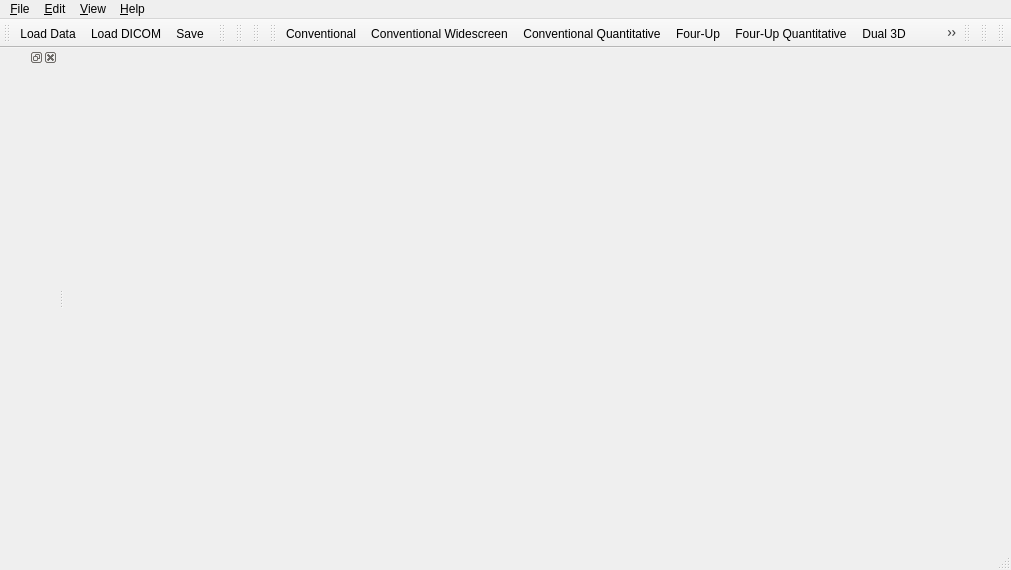
<?xml version="1.0" encoding="UTF-8"?>
<ui version="4.0">
 <class>qSlicerAppMainWindow</class>
 <widget class="QMainWindow" name="qSlicerAppMainWindow">
  <property name="geometry">
   <rect>
    <x>0</x>
    <y>0</y>
    <width>1011</width>
    <height>570</height>
   </rect>
  </property>
  <property name="windowTitle">
   <string>3D Slicer</string>
  </property>
  <property name="windowIcon">
   <iconset resource="../SlicerApp.qrc">
    <normaloff>:/Icons/Medium/DesktopIcon.png</normaloff>:/Icons/Medium/DesktopIcon.png</iconset>
  </property>
  <widget class="QWidget" name="CentralWidget"/>
  <widget class="QMenuBar" name="menubar">
   <property name="geometry">
    <rect>
     <x>0</x>
     <y>0</y>
     <width>1011</width>
     <height>27</height>
    </rect>
   </property>
   <widget class="QMenu" name="menuFile">
    <property name="title">
     <string>&amp;File</string>
    </property>
    <widget class="QMenu" name="menuRecentlyLoaded">
     <property name="title">
      <string>Recently Loaded</string>
     </property>
    </widget>
    <addaction name="actionFileAddData"/>
    <addaction name="actionFileSaveScene"/>
    <addaction name="menuRecentlyLoaded"/>
    <addaction name="actionFileCloseScene"/>
    <addaction name="separator"/>
    <addaction name="actionFileExit"/>
   </widget>
   <widget class="QMenu" name="menuEdit">
    <property name="title">
     <string>&amp;Edit</string>
    </property>
    <addaction name="actionEditApplicationSettings"/>
    <addaction name="actionCut"/>
    <addaction name="actionCopy"/>
    <addaction name="actionPaste"/>
    <addaction name="separator"/>
    <addaction name="actionEditRecordMacro"/>
    <addaction name="actionEditPlayMacro"/>
   </widget>
   <widget class="QMenu" name="menuView">
    <property name="title">
     <string>&amp;View</string>
    </property>
    <widget class="QMenu" name="MenuLayout">
     <property name="title">
      <string>Layout</string>
     </property>
     <property name="icon">
      <iconset resource="../../../../Libs/MRML/Widgets/Resources/qMRMLWidgets.qrc">
       <normaloff>:/Icons/LayoutChooseView.png</normaloff>:/Icons/LayoutChooseView.png</iconset>
     </property>
     <addaction name="actionViewLayoutConventional"/>
     <addaction name="actionViewLayoutConventionalWidescreen"/>
     <addaction name="actionViewLayoutConventionalQuantitative"/>
     <addaction name="actionViewLayoutFourUp"/>
     <addaction name="actionViewLayoutFourUpQuantitative"/>
     <addaction name="actionViewLayoutDual3D"/>
     <addaction name="actionViewLayoutTriple3D"/>
     <addaction name="actionViewLayoutOneUp3D"/>
     <addaction name="actionViewLayoutOneUpQuantitative"/>
     <addaction name="actionViewLayoutOneUpRedSlice"/>
     <addaction name="actionViewLayoutOneUpYellowSlice"/>
     <addaction name="actionViewLayoutOneUpGreenSlice"/>
     <addaction name="actionViewLayoutTabbed3D"/>
     <addaction name="actionViewLayoutTabbedSlice"/>
     <addaction name="actionViewLayoutCompare"/>
     <addaction name="actionViewLayoutCompareWidescreen"/>
     <addaction name="actionViewLayoutCompareGrid"/>
     <addaction name="actionViewLayoutThreeOverThree"/>
     <addaction name="actionViewLayoutThreeOverThreeQuantitative"/>
     <addaction name="actionViewLayoutFourOverFour"/>
     <addaction name="actionViewLayoutTwoOverTwo"/>
    </widget>
    <widget class="QMenu" name="menuWindowToolBars">
     <property name="title">
      <string>&amp;Toolbars</string>
     </property>
     <addaction name="actionWindowToolbarsResetToDefault"/>
    </widget>
    <addaction name="actionWindowPythonInteractor"/>
    <addaction name="actionViewExtensionsManager"/>
    <addaction name="separator"/>
    <addaction name="menuWindowToolBars"/>
    <addaction name="MenuLayout"/>
    <addaction name="separator"/>
    <addaction name="actionWindowErrorLog"/>
    <addaction name="separator"/>
   </widget>
   <widget class="QMenu" name="menuHelp">
    <property name="title">
     <string>&amp;Help</string>
    </property>
    <addaction name="actionHelpKeyboardShortcuts"/>
    <addaction name="actionHelpInterfaceDocumentation"/>
    <addaction name="actionHelpBrowseTutorials"/>
    <addaction name="separator"/>
    <addaction name="actionHelpSlicerPublications"/>
    <addaction name="actionHelpVisualBlog"/>
    <addaction name="separator"/>
    <addaction name="actionHelpReportBugOrFeatureRequest"/>
    <addaction name="actionHelpAboutSlicerApp"/>
   </widget>
   <addaction name="menuFile"/>
   <addaction name="menuEdit"/>
   <addaction name="menuView"/>
   <addaction name="menuHelp"/>
  </widget>
  <widget class="QStatusBar" name="statusbar"/>
  <widget class="QDockWidget" name="PanelDockWidget">
   <property name="features">
    <set>QDockWidget::AllDockWidgetFeatures</set>
   </property>
   <property name="allowedAreas">
    <set>Qt::LeftDockWidgetArea|Qt::RightDockWidgetArea</set>
   </property>
   <attribute name="dockWidgetArea">
    <number>1</number>
   </attribute>
   <widget class="QWidget" name="dockWidgetContents">
    <property name="sizePolicy">
     <sizepolicy hsizetype="Minimum" vsizetype="Preferred">
      <horstretch>0</horstretch>
      <verstretch>0</verstretch>
     </sizepolicy>
    </property>
    <layout class="QVBoxLayout" name="verticalLayout">
     <property name="spacing">
      <number>2</number>
     </property>
     <property name="leftMargin">
      <number>0</number>
     </property>
     <property name="topMargin">
      <number>2</number>
     </property>
     <property name="rightMargin">
      <number>0</number>
     </property>
     <property name="bottomMargin">
      <number>0</number>
     </property>
     <item>
      <widget class="QLabel" name="logoLabel">
       <property name="pixmap">
        <pixmap resource="../../../../Resources/qSlicer.qrc">:/Logos/Slicer3.png</pixmap>
       </property>
       <property name="alignment">
        <set>Qt::AlignLeading|Qt::AlignLeft|Qt::AlignTop</set>
       </property>
      </widget>
     </item>
     <item>
      <widget class="qSlicerModulePanel" name="ModulePanel" native="true"/>
     </item>
     <item>
      <widget class="ctkCollapsibleButton" name="DataProbeCollapsibleWidget" native="true">
       <property name="sizePolicy">
        <sizepolicy hsizetype="Preferred" vsizetype="Preferred">
         <horstretch>0</horstretch>
         <verstretch>0</verstretch>
        </sizepolicy>
       </property>
       <property name="text" stdset="0">
        <string>Data Probe</string>
       </property>
       <layout class="QHBoxLayout" name="horizontalLayout"/>
      </widget>
     </item>
    </layout>
   </widget>
  </widget>
  <widget class="QToolBar" name="MainToolBar">
   <property name="windowTitle">
    <string>Load/Save</string>
   </property>
   <attribute name="toolBarArea">
    <enum>TopToolBarArea</enum>
   </attribute>
   <attribute name="toolBarBreak">
    <bool>false</bool>
   </attribute>
   <addaction name="actionFileLoadData"/>
   <addaction name="actionLoadDICOM"/>
   <addaction name="actionFileSaveScene"/>
  </widget>
  <widget class="QToolBar" name="ModuleToolBar">
   <property name="windowTitle">
    <string>Favorite Modules</string>
   </property>
   <attribute name="toolBarArea">
    <enum>TopToolBarArea</enum>
   </attribute>
   <attribute name="toolBarBreak">
    <bool>false</bool>
   </attribute>
  </widget>
  <widget class="QToolBar" name="UndoRedoToolBar">
   <property name="windowTitle">
    <string>Undo Redo ToolBar</string>
   </property>
   <attribute name="toolBarArea">
    <enum>TopToolBarArea</enum>
   </attribute>
   <attribute name="toolBarBreak">
    <bool>false</bool>
   </attribute>
  </widget>
  <widget class="QToolBar" name="ViewToolBar">
   <property name="windowTitle">
    <string>Layout Selection</string>
   </property>
   <attribute name="toolBarArea">
    <enum>TopToolBarArea</enum>
   </attribute>
   <attribute name="toolBarBreak">
    <bool>false</bool>
   </attribute>
  </widget>
  <widget class="QToolBar" name="LayoutToolBar">
   <property name="windowTitle">
    <string>Layout ToolBar</string>
   </property>
   <attribute name="toolBarArea">
    <enum>TopToolBarArea</enum>
   </attribute>
   <attribute name="toolBarBreak">
    <bool>false</bool>
   </attribute>
   <addaction name="actionViewLayoutConventional"/>
   <addaction name="actionViewLayoutConventionalWidescreen"/>
   <addaction name="actionViewLayoutConventionalQuantitative"/>
   <addaction name="actionViewLayoutFourUp"/>
   <addaction name="actionViewLayoutFourUpQuantitative"/>
   <addaction name="actionViewLayoutDual3D"/>
   <addaction name="actionViewLayoutTriple3D"/>
   <addaction name="actionViewLayoutOneUp3D"/>
   <addaction name="actionViewLayoutOneUpQuantitative"/>
   <addaction name="actionViewLayoutOneUpRedSlice"/>
   <addaction name="actionViewLayoutOneUpYellowSlice"/>
   <addaction name="actionViewLayoutOneUpGreenSlice"/>
   <addaction name="actionViewLayoutTabbed3D"/>
   <addaction name="actionViewLayoutTabbedSlice"/>
   <addaction name="actionViewLayoutCompare"/>
   <addaction name="actionViewLayoutCompareWidescreen"/>
   <addaction name="actionViewLayoutCompareGrid"/>
   <addaction name="actionViewLayoutThreeOverThree"/>
   <addaction name="actionViewLayoutThreeOverThreeQuantitative"/>
   <addaction name="actionViewLayoutFourOverFour"/>
  </widget>
  <widget class="qSlicerMouseModeToolBar" name="MouseModeToolBar">
   <property name="enabled">
    <bool>false</bool>
   </property>
   <property name="windowTitle">
    <string>Mouse Interaction</string>
   </property>
   <attribute name="toolBarArea">
    <enum>TopToolBarArea</enum>
   </attribute>
   <attribute name="toolBarBreak">
    <bool>false</bool>
   </attribute>
  </widget>
  <widget class="qMRMLCaptureToolBar" name="CaptureToolBar">
   <property name="enabled">
    <bool>false</bool>
   </property>
   <property name="windowTitle">
    <string>Capture/Restore</string>
   </property>
   <attribute name="toolBarArea">
    <enum>TopToolBarArea</enum>
   </attribute>
   <attribute name="toolBarBreak">
    <bool>false</bool>
   </attribute>
  </widget>
  <widget class="qSlicerViewersToolBar" name="ViewersToolBar">
   <property name="windowTitle">
    <string>Crosshair Selection</string>
   </property>
   <attribute name="toolBarArea">
    <enum>TopToolBarArea</enum>
   </attribute>
   <attribute name="toolBarBreak">
    <bool>false</bool>
   </attribute>
  </widget>
  <action name="actionFileLoadScene">
   <property name="icon">
    <iconset resource="../../../../Base/QTGUI/Resources/qSlicerBaseQTGUI.qrc">
     <normaloff>:/Icons/Small/SlicerLoadScene.png</normaloff>:/Icons/Small/SlicerLoadScene.png</iconset>
   </property>
   <property name="text">
    <string>Load Scene</string>
   </property>
   <property name="toolTip">
    <string>Raise a file browser to select a scene (mrml, xcat or xml) to load. It first clears any existing scene in Slicer and resets the application state.</string>
   </property>
   <property name="shortcut">
    <string>Ctrl+O</string>
   </property>
  </action>
  <action name="actionFileLoadData">
   <property name="icon">
    <iconset resource="../../../../Base/QTGUI/Resources/qSlicerBaseQTGUI.qrc">
     <normaloff>:/Icons/Small/SlicerLoadData.png</normaloff>:/Icons/Small/SlicerLoadData.png</iconset>
   </property>
   <property name="text">
    <string>Load Data</string>
   </property>
   <property name="toolTip">
    <string>Raise an &quot;Add Data&quot; widget that allows you to select individual datasets to add to the existing scene. This load option is most useful when you want to load many different data types at once (volumes, models, etc.) which may not yet be described by a scene file.</string>
   </property>
   <property name="shortcut">
    <string>Ctrl+O</string>
   </property>
  </action>
  <action name="actionLoadDICOM">
   <property name="icon">
    <iconset resource="../../../../Base/QTGUI/Resources/qSlicerBaseQTGUI.qrc">
     <normaloff>:/Icons/Small/SlicerLoadDICOM.png</normaloff>:/Icons/Small/SlicerLoadDICOM.png</iconset>
   </property>
   <property name="text">
    <string>Load DICOM</string>
   </property>
   <property name="toolTip">
    <string>Raise the DICOM module for loading DICOM datasets.</string>
   </property>
  </action>
  <action name="actionFileImportScene">
   <property name="icon">
    <iconset resource="../../../../Base/QTGUI/Resources/qSlicerBaseQTGUI.qrc">
     <normaloff>:/Icons/Medium/SlicerAddScene.png</normaloff>:/Icons/Medium/SlicerAddScene.png</iconset>
   </property>
   <property name="text">
    <string>Import Scene</string>
   </property>
   <property name="toolTip">
    <string>Raise a file browser to navigate and select a scene file to be added to the existing Slicer scene. The scene is not cleared.</string>
   </property>
  </action>
  <action name="actionFileAddData">
   <property name="icon">
    <iconset resource="../../../../Base/QTGUI/Resources/qSlicerBaseQTGUI.qrc">
     <normaloff>:/Icons/Small/SlicerLoadData.png</normaloff>:/Icons/Small/SlicerLoadData.png</iconset>
   </property>
   <property name="text">
    <string>Add Data</string>
   </property>
   <property name="toolTip">
    <string>Raise an &quot;Add Data&quot; widget that allows you to select individual datasets to add to the existing scene. This load option is most useful when you want to load many different data types at once (volumes, models, etc.) which may not yet be described by a scene file.</string>
   </property>
   <property name="shortcut">
    <string>Ctrl+A</string>
   </property>
  </action>
  <action name="actionFileAddVolume">
   <property name="icon">
    <iconset resource="../../../../Base/QTGUI/Resources/qSlicerBaseQTGUI.qrc">
     <normaloff>:/Icons/Medium/SlicerAddVolume.png</normaloff>:/Icons/Medium/SlicerAddVolume.png</iconset>
   </property>
   <property name="text">
    <string>Add Volume</string>
   </property>
   <property name="toolTip">
    <string>Raise an &quot;Add Volume&quot; widget that allows you to select a volumetric dataset to add to the existing scene. The &quot;Volume Options&quot; panel can be used to clarify how a selected dataset should be loaded and displayed.</string>
   </property>
  </action>
  <action name="actionFileAddTransform">
   <property name="icon">
    <iconset resource="../../../../Base/QTGUI/Resources/qSlicerBaseQTGUI.qrc">
     <normaloff>:/Icons/Medium/SlicerAddTransform.png</normaloff>:/Icons/Medium/SlicerAddTransform.png</iconset>
   </property>
   <property name="text">
    <string>Add Transform</string>
   </property>
   <property name="toolTip">
    <string>Raise a standard file browser that allows you to select a transform to the existing scene.</string>
   </property>
  </action>
  <action name="actionFileSaveScene">
   <property name="icon">
    <iconset resource="../../../../Base/QTGUI/Resources/qSlicerBaseQTGUI.qrc">
     <normaloff>:/Icons/Small/SlicerSave.png</normaloff>:/Icons/Small/SlicerSave.png</iconset>
   </property>
   <property name="text">
    <string>Save</string>
   </property>
   <property name="toolTip">
    <string>Display the &quot;Save Data&quot; widget, which offers many options for saving a scene and/or individual datasets.</string>
   </property>
   <property name="shortcut">
    <string>Ctrl+S</string>
   </property>
  </action>
  <action name="actionSDBSaveToDirectory">
   <property name="icon">
    <iconset resource="../../../../Base/QTGUI/Resources/qSlicerBaseQTGUI.qrc">
     <normaloff>:/Icons/Small/SlicerSave.png</normaloff>:/Icons/Small/SlicerSave.png</iconset>
   </property>
   <property name="text">
    <string>Save Scene To Directory</string>
   </property>
   <property name="toolTip">
    <string>UNDER CONSTRUCTION: Save the current scene to a stand alone directory.</string>
   </property>
  </action>
  <action name="actionSDBSaveToMRB">
   <property name="icon">
    <iconset resource="../../../../Base/QTGUI/Resources/qSlicerBaseQTGUI.qrc">
     <normaloff>:/Icons/Small/SlicerSave.png</normaloff>:/Icons/Small/SlicerSave.png</iconset>
   </property>
   <property name="text">
    <string>Save Scene to MRB File</string>
   </property>
   <property name="toolTip">
    <string>Create a Medical Reality Bundle containing the scene.</string>
   </property>
  </action>
  <action name="actionSDBSaveToDCM">
   <property name="enabled">
    <bool>false</bool>
   </property>
   <property name="icon">
    <iconset resource="../../../../Base/QTGUI/Resources/qSlicerBaseQTGUI.qrc">
     <normaloff>:/Icons/Small/SlicerSave.png</normaloff>:/Icons/Small/SlicerSave.png</iconset>
   </property>
   <property name="text">
    <string>Save Scene to DICOM MRB</string>
   </property>
   <property name="toolTip">
    <string>Encapsulate MRB file as a DICOM secondary capture</string>
   </property>
  </action>
  <action name="actionFileCloseScene">
   <property name="icon">
    <iconset resource="../../../../Base/QTGUI/Resources/qSlicerBaseQTGUI.qrc">
     <normaloff>:/Icons/Small/SlicerCloseScene.png</normaloff>:/Icons/Small/SlicerCloseScene.png</iconset>
   </property>
   <property name="text">
    <string>Close Scene</string>
   </property>
   <property name="toolTip">
    <string>Close the current scene and reset the application state. </string>
   </property>
   <property name="shortcut">
    <string>Ctrl+W</string>
   </property>
  </action>
  <action name="actionFileExit">
   <property name="text">
    <string>E&amp;xit</string>
   </property>
   <property name="toolTip">
    <string>Exit Slicer</string>
   </property>
  </action>
  <action name="actionEditUndo">
   <property name="icon">
    <iconset resource="../../../../Base/QTGUI/Resources/qSlicerBaseQTGUI.qrc">
     <normaloff>:/Icons/Undo.png</normaloff>:/Icons/Undo.png</iconset>
   </property>
   <property name="text">
    <string>Undo</string>
   </property>
   <property name="toolTip">
    <string>Undo the history of undoable commands, from last to first.</string>
   </property>
   <property name="shortcut">
    <string>Ctrl+Z</string>
   </property>
  </action>
  <action name="actionEditRedo">
   <property name="icon">
    <iconset resource="../../../../Base/QTGUI/Resources/qSlicerBaseQTGUI.qrc">
     <normaloff>:/Icons/Redo.png</normaloff>:/Icons/Redo.png</iconset>
   </property>
   <property name="text">
    <string>Redo</string>
   </property>
   <property name="toolTip">
    <string>Redo the history of commands most recently undone, from last to first.</string>
   </property>
   <property name="shortcut">
    <string>Ctrl+Y</string>
   </property>
  </action>
  <action name="actionEditEditBox">
   <property name="text">
    <string>Edit Box</string>
   </property>
   <property name="toolTip">
    <string>Raise the Edit-box, a lightweight image editing tool.</string>
   </property>
   <property name="shortcut">
    <string>Space</string>
   </property>
  </action>
  <action name="actionEditNewFiducialList">
   <property name="text">
    <string>New Fiducial List</string>
   </property>
   <property name="toolTip">
    <string>Create a new list of fiducial points.</string>
   </property>
   <property name="shortcut">
    <string>Ctrl+L</string>
   </property>
  </action>
  <action name="actionViewExtensionsManager">
   <property name="icon">
    <iconset resource="../../../../Base/QTGUI/Resources/qSlicerBaseQTGUI.qrc">
     <normaloff>:/Icons/ExtensionDefaultIcon.png</normaloff>:/Icons/ExtensionDefaultIcon.png</iconset>
   </property>
   <property name="text">
    <string>Extension Manager</string>
   </property>
   <property name="toolTip">
    <string>Raise the &quot;Extension Manager&quot; wizard that provides status and information about available extensions</string>
   </property>
   <property name="shortcut">
    <string>Ctrl+4</string>
   </property>
  </action>
  <action name="actionViewCacheRemoteIOManager">
   <property name="text">
    <string>Cache &amp; Remote I/O Manager</string>
   </property>
   <property name="toolTip">
    <string>The Cache and Remote Data Handling interface provides status and information about all remote data transfers, and allows some control over the local cache.</string>
   </property>
  </action>
  <action name="actionEditApplicationSettings">
   <property name="text">
    <string>Application Settings</string>
   </property>
   <property name="toolTip">
    <string>The Application Settings interface provides options for saving many of Slicer's Interface and Remote Data Handling options to the Application Registry, so they are preserved across sessions.</string>
   </property>
   <property name="shortcut">
    <string>Ctrl+2</string>
   </property>
  </action>
  <action name="actionCut">
   <property name="icon">
    <iconset resource="../../../../Base/QTGUI/Resources/qSlicerBaseQTGUI.qrc">
     <normaloff>:/Icons/Small/SlicerEditCut.png</normaloff>:/Icons/Small/SlicerEditCut.png</iconset>
   </property>
   <property name="text">
    <string>Cut</string>
   </property>
   <property name="toolTip">
    <string>Cut currently selected item and place in clipboard</string>
   </property>
   <property name="shortcut">
    <string>Ctrl+X</string>
   </property>
  </action>
  <action name="actionCopy">
   <property name="icon">
    <iconset resource="../../../../Base/QTGUI/Resources/qSlicerBaseQTGUI.qrc">
     <normaloff>:/Icons/Small/SlicerEditCopy.png</normaloff>:/Icons/Small/SlicerEditCopy.png</iconset>
   </property>
   <property name="text">
    <string>Copy</string>
   </property>
   <property name="toolTip">
    <string>Copy currently selected item to clipboard</string>
   </property>
   <property name="shortcut">
    <string>Ctrl+C</string>
   </property>
  </action>
  <action name="actionPaste">
   <property name="icon">
    <iconset resource="../../../../Base/QTGUI/Resources/qSlicerBaseQTGUI.qrc">
     <normaloff>:/Icons/Small/SlicerEditPaste.png</normaloff>:/Icons/Small/SlicerEditPaste.png</iconset>
   </property>
   <property name="text">
    <string>Paste</string>
   </property>
   <property name="toolTip">
    <string>Paste the current contents of the clipboard</string>
   </property>
   <property name="shortcut">
    <string>Ctrl+V</string>
   </property>
  </action>
  <action name="actionWindowMaximizeView">
   <property name="checkable">
    <bool>true</bool>
   </property>
   <property name="checked">
    <bool>true</bool>
   </property>
   <property name="text">
    <string>&amp;Maximize view</string>
   </property>
   <property name="toolTip">
    <string>Maximize/Minimize the current view.</string>
   </property>
   <property name="shortcut">
    <string>Ctrl+6</string>
   </property>
  </action>
  <action name="actionWindowErrorLog">
   <property name="checkable">
    <bool>true</bool>
   </property>
   <property name="text">
    <string>&amp;Error Log</string>
   </property>
   <property name="toolTip">
    <string>Raise the error log display.</string>
   </property>
   <property name="shortcut">
    <string>Ctrl+0</string>
   </property>
  </action>
  <action name="actionWindowPythonInteractor">
   <property name="checkable">
    <bool>true</bool>
   </property>
   <property name="icon">
    <iconset>
     <normaloff>:/python-icon.png</normaloff>:/python-icon.png</iconset>
   </property>
   <property name="text">
    <string>Python Interactor</string>
   </property>
   <property name="toolTip">
    <string>Raise the Python Interactor for scripted interaction with Slicer data.</string>
   </property>
   <property name="shortcut">
    <string>Ctrl+3</string>
   </property>
  </action>
  <action name="actionWindowToolbarsResetToDefault">
   <property name="text">
    <string>Reset to default</string>
   </property>
   <property name="toolTip">
    <string>Restore the toolbars to their default state</string>
   </property>
  </action>
  <action name="actionHelpKeyboardShortcuts">
   <property name="text">
    <string>&amp;Keyboard Shortcuts</string>
   </property>
   <property name="toolTip">
    <string>Raise a window that lists commonly-used keyboard shortcuts.</string>
   </property>
  </action>
  <action name="actionHelpBrowseTutorials">
   <property name="text">
    <string>Browse tutorials</string>
   </property>
   <property name="toolTip">
    <string>Raise Slicer's training page in your favorite web browser</string>
   </property>
  </action>
  <action name="actionHelpInterfaceDocumentation">
   <property name="text">
    <string>Interface Documentation</string>
   </property>
   <property name="shortcut">
    <string>Ctrl+1</string>
   </property>
  </action>
  <action name="actionHelpSlicerPublications">
   <property name="text">
    <string>Slicer Publications</string>
   </property>
  </action>
  <action name="actionHelpAboutSlicerApp">
   <property name="text">
    <string>About 3D Slicer</string>
   </property>
   <property name="toolTip">
    <string>Provides a description of the Slicer effort and its support.</string>
   </property>
  </action>
  <action name="actionHelpReportBugOrFeatureRequest">
   <property name="text">
    <string>Report a bug</string>
   </property>
   <property name="toolTip">
    <string>Open your favorite web browser to http://www.na-mic.org/Bug/my_view_page.php so that any bug you encounter can quickly and easily be reported.</string>
   </property>
  </action>
  <action name="actionFeedbackReportUsabilityIssue">
   <property name="text">
    <string>Feedback: report usability issue (www)</string>
   </property>
   <property name="toolTip">
    <string>Open your favorite web browser to http://www.na-mic.org/Bug/my_view_page.php so that any usability issue you encounter can quickly be captured.</string>
   </property>
  </action>
  <action name="actionFeedbackMakeFeatureRequest">
   <property name="text">
    <string>Feedback: make a feature request (www)</string>
   </property>
   <property name="toolTip">
    <string>Open your Firefox web browser to http://www.na-mic.org/Bug/my_view_page.php so that community feature requests can easily be collected.</string>
   </property>
  </action>
  <action name="actionHelpVisualBlog">
   <property name="text">
    <string>Visual Blog</string>
   </property>
   <property name="toolTip">
    <string>Open your favorite web browser to http://www.slicer.org/slicerWiki/index.php/Slicer3:VisualBlog where you can post screenshots of interesting ways you are using the Slicer3 software package in your research and share them with the Slicer community.</string>
   </property>
  </action>
  <action name="actionDebugLoadModule">
   <property name="text">
    <string>Load Module</string>
   </property>
  </action>
  <action name="actionViewLayoutConventional">
   <property name="icon">
    <iconset resource="../../../../Libs/MRML/Widgets/Resources/qMRMLWidgets.qrc">
     <normaloff>:/Icons/LayoutConventionalView.png</normaloff>:/Icons/LayoutConventionalView.png</iconset>
   </property>
   <property name="text">
    <string>Conventional</string>
   </property>
   <property name="iconVisibleInMenu">
    <bool>true</bool>
   </property>
  </action>
  <action name="actionViewLayoutConventionalQuantitative">
   <property name="icon">
    <iconset resource="../../../../Libs/MRML/Widgets/Resources/qMRMLWidgets.qrc">
     <normaloff>:/Icons/LayoutConventionalView.png</normaloff>:/Icons/LayoutConventionalView.png</iconset>
   </property>
   <property name="text">
    <string>Conventional Quantitative</string>
   </property>
   <property name="iconVisibleInMenu">
    <bool>true</bool>
   </property>
  </action>
  <action name="actionViewLayoutFourUp">
   <property name="icon">
    <iconset resource="../../../../Libs/MRML/Widgets/Resources/qMRMLWidgets.qrc">
     <normaloff>:/Icons/LayoutFourUpView.png</normaloff>:/Icons/LayoutFourUpView.png</iconset>
   </property>
   <property name="text">
    <string>Four-Up</string>
   </property>
   <property name="iconVisibleInMenu">
    <bool>true</bool>
   </property>
  </action>
  <action name="actionViewLayoutFourUpQuantitative">
   <property name="icon">
    <iconset resource="../../../../Libs/MRML/Widgets/Resources/qMRMLWidgets.qrc">
     <normaloff>:/Icons/LayoutFourUpQuantitativeView.png</normaloff>:/Icons/LayoutFourUpQuantitativeView.png</iconset>
   </property>
   <property name="text">
    <string>Four-Up Quantitative</string>
   </property>
   <property name="iconVisibleInMenu">
    <bool>true</bool>
   </property>
  </action>
  <action name="actionViewLayoutDual3D">
   <property name="icon">
    <iconset resource="../../../../Libs/MRML/Widgets/Resources/qMRMLWidgets.qrc">
     <normaloff>:/Icons/LayoutDual3DView.png</normaloff>:/Icons/LayoutDual3DView.png</iconset>
   </property>
   <property name="text">
    <string>Dual 3D</string>
   </property>
   <property name="iconVisibleInMenu">
    <bool>true</bool>
   </property>
  </action>
  <action name="actionViewLayoutOneUp3D">
   <property name="icon">
    <iconset resource="../../../../Libs/MRML/Widgets/Resources/qMRMLWidgets.qrc">
     <normaloff>:/Icons/LayoutOneUp3DView.png</normaloff>:/Icons/LayoutOneUp3DView.png</iconset>
   </property>
   <property name="text">
    <string>3D only</string>
   </property>
   <property name="iconVisibleInMenu">
    <bool>true</bool>
   </property>
  </action>
  <action name="actionViewLayoutOneUpQuantitative">
   <property name="icon">
    <iconset resource="../../../../Libs/MRML/Widgets/Resources/qMRMLWidgets.qrc">
     <normaloff>:/Icons/LayoutOneUpQuantitativeView.png</normaloff>:/Icons/LayoutOneUpQuantitativeView.png</iconset>
   </property>
   <property name="text">
    <string>One-Up Quantitative</string>
   </property>
   <property name="iconVisibleInMenu">
    <bool>true</bool>
   </property>
  </action>
  <action name="actionViewLayoutOneUpRedSlice">
   <property name="icon">
    <iconset resource="../../../../Libs/MRML/Widgets/Resources/qMRMLWidgets.qrc">
     <normaloff>:/Icons/LayoutOneUpRedSliceView.png</normaloff>:/Icons/LayoutOneUpRedSliceView.png</iconset>
   </property>
   <property name="text">
    <string>Red slice only</string>
   </property>
   <property name="iconVisibleInMenu">
    <bool>true</bool>
   </property>
  </action>
  <action name="actionViewLayoutOneUpYellowSlice">
   <property name="icon">
    <iconset resource="../../../../Libs/MRML/Widgets/Resources/qMRMLWidgets.qrc">
     <normaloff>:/Icons/LayoutOneUpYellowSliceView.png</normaloff>:/Icons/LayoutOneUpYellowSliceView.png</iconset>
   </property>
   <property name="text">
    <string>Yellow slice only</string>
   </property>
   <property name="iconVisibleInMenu">
    <bool>true</bool>
   </property>
  </action>
  <action name="actionViewLayoutOneUpGreenSlice">
   <property name="icon">
    <iconset resource="../../../../Libs/MRML/Widgets/Resources/qMRMLWidgets.qrc">
     <normaloff>:/Icons/LayoutOneUpGreenSliceView.png</normaloff>:/Icons/LayoutOneUpGreenSliceView.png</iconset>
   </property>
   <property name="text">
    <string>Green slice only</string>
   </property>
   <property name="iconVisibleInMenu">
    <bool>true</bool>
   </property>
  </action>
  <action name="actionViewLayoutTabbed3D">
   <property name="icon">
    <iconset resource="../../../../Libs/MRML/Widgets/Resources/qMRMLWidgets.qrc">
     <normaloff>:/Icons/LayoutTabbed3DView.png</normaloff>:/Icons/LayoutTabbed3DView.png</iconset>
   </property>
   <property name="text">
    <string>Tabbed 3D</string>
   </property>
   <property name="iconVisibleInMenu">
    <bool>true</bool>
   </property>
  </action>
  <action name="actionViewLayoutTabbedSlice">
   <property name="icon">
    <iconset resource="../../../../Libs/MRML/Widgets/Resources/qMRMLWidgets.qrc">
     <normaloff>:/Icons/LayoutTabbedSliceView.png</normaloff>:/Icons/LayoutTabbedSliceView.png</iconset>
   </property>
   <property name="text">
    <string>Tabbed slice</string>
   </property>
   <property name="iconVisibleInMenu">
    <bool>true</bool>
   </property>
  </action>
  <action name="actionViewLayoutCompare">
   <property name="icon">
    <iconset resource="../../../../Libs/MRML/Widgets/Resources/qMRMLWidgets.qrc">
     <normaloff>:/Icons/LayoutCompareView.png</normaloff>:/Icons/LayoutCompareView.png</iconset>
   </property>
   <property name="text">
    <string>Compare</string>
   </property>
   <property name="iconVisibleInMenu">
    <bool>true</bool>
   </property>
  </action>
  <action name="actionViewLayoutCompareWidescreen">
   <property name="icon">
    <iconset resource="../../../../Libs/MRML/Widgets/Resources/qMRMLWidgets.qrc">
     <normaloff>:/Icons/LayoutSideBySideCompareView.png</normaloff>:/Icons/LayoutSideBySideCompareView.png</iconset>
   </property>
   <property name="text">
    <string>Compare Widescreen</string>
   </property>
   <property name="toolTip">
    <string>Compare Widescreen</string>
   </property>
   <property name="iconVisibleInMenu">
    <bool>true</bool>
   </property>
  </action>
  <action name="actionViewLayoutTwoOverTwo">
   <property name="icon">
    <iconset resource="../../../../Libs/MRML/Widgets/Resources/qMRMLWidgets.qrc">
     <normaloff>:/Icons/LayoutTwoOverTwoView.png</normaloff>:/Icons/LayoutTwoOverTwoView.png</iconset>
   </property>
   <property name="text">
    <string>Two over Two</string>
   </property>
   <property name="toolTip">
    <string>Two over Two Layout</string>
   </property>
   <property name="iconVisibleInMenu">
    <bool>true</bool>
   </property>
  </action>
  <action name="actionModuleHome">
   <property name="icon">
    <iconset resource="../../../../Base/QTGUI/Resources/qSlicerBaseQTGUI.qrc">
     <normaloff>:/Icons/Medium/SlicerHome.png</normaloff>:/Icons/Medium/SlicerHome.png</iconset>
   </property>
   <property name="text">
    <string>Home</string>
   </property>
   <property name="toolTip">
    <string>Favorite module for easy access</string>
   </property>
   <property name="shortcut">
    <string>Ctrl+H</string>
   </property>
   <property name="iconVisibleInMenu">
    <bool>true</bool>
   </property>
  </action>
  <action name="actionViewLayoutConventionalWidescreen">
   <property name="icon">
    <iconset resource="../../../../Libs/MRML/Widgets/Resources/qMRMLWidgets.qrc">
     <normaloff>:/Icons/LayoutConventionalWidescreenView.png</normaloff>:/Icons/LayoutConventionalWidescreenView.png</iconset>
   </property>
   <property name="text">
    <string>Conventional Widescreen</string>
   </property>
  </action>
  <action name="actionViewLayoutTriple3D">
   <property name="icon">
    <iconset resource="../../../../Libs/MRML/Widgets/Resources/qMRMLWidgets.qrc">
     <normaloff>:/Icons/LayoutTriple3DView.png</normaloff>:/Icons/LayoutTriple3DView.png</iconset>
   </property>
   <property name="text">
    <string>Triple 3D</string>
   </property>
  </action>
  <action name="actionViewLayoutThreeOverThree">
   <property name="icon">
    <iconset resource="../../../../Libs/MRML/Widgets/Resources/qMRMLWidgets.qrc">
     <normaloff>:/Icons/LayoutThreeOverThreeView.png</normaloff>:/Icons/LayoutThreeOverThreeView.png</iconset>
   </property>
   <property name="text">
    <string>Three over three</string>
   </property>
  </action>
  <action name="actionViewLayoutFourOverFour">
   <property name="icon">
    <iconset resource="../../../../Libs/MRML/Widgets/Resources/qMRMLWidgets.qrc">
     <normaloff>:/Icons/LayoutFourOverFourView.png</normaloff>:/Icons/LayoutFourOverFourView.png</iconset>
   </property>
   <property name="text">
    <string>Four over four</string>
   </property>
  </action>
  <action name="actionViewLayoutCompare_2_viewers">
   <property name="icon">
    <iconset resource="../../../../Libs/MRML/Widgets/Resources/qMRMLWidgets.qrc">
     <normaloff>:/Icons/LayoutCompareView.png</normaloff>:/Icons/LayoutCompareView.png</iconset>
   </property>
   <property name="text">
    <string>2 viewers</string>
   </property>
  </action>
  <action name="actionViewLayoutCompare_3_viewers">
   <property name="icon">
    <iconset resource="../../../../Libs/MRML/Widgets/Resources/qMRMLWidgets.qrc">
     <normaloff>:/Icons/LayoutCompareView.png</normaloff>:/Icons/LayoutCompareView.png</iconset>
   </property>
   <property name="text">
    <string>3 viewers</string>
   </property>
  </action>
  <action name="actionViewLayoutCompare_4_viewers">
   <property name="icon">
    <iconset resource="../../../../Libs/MRML/Widgets/Resources/qMRMLWidgets.qrc">
     <normaloff>:/Icons/LayoutCompareView.png</normaloff>:/Icons/LayoutCompareView.png</iconset>
   </property>
   <property name="text">
    <string>4 viewers</string>
   </property>
  </action>
  <action name="actionViewLayoutCompare_5_viewers">
   <property name="icon">
    <iconset resource="../../../../Libs/MRML/Widgets/Resources/qMRMLWidgets.qrc">
     <normaloff>:/Icons/LayoutCompareView.png</normaloff>:/Icons/LayoutCompareView.png</iconset>
   </property>
   <property name="text">
    <string>5 viewers</string>
   </property>
  </action>
  <action name="actionViewLayoutCompare_6_viewers">
   <property name="icon">
    <iconset resource="../../../../Libs/MRML/Widgets/Resources/qMRMLWidgets.qrc">
     <normaloff>:/Icons/LayoutCompareView.png</normaloff>:/Icons/LayoutCompareView.png</iconset>
   </property>
   <property name="text">
    <string>6 viewers</string>
   </property>
  </action>
  <action name="actionViewLayoutCompare_7_viewers">
   <property name="icon">
    <iconset resource="../../../../Libs/MRML/Widgets/Resources/qMRMLWidgets.qrc">
     <normaloff>:/Icons/LayoutCompareView.png</normaloff>:/Icons/LayoutCompareView.png</iconset>
   </property>
   <property name="text">
    <string>7 viewers</string>
   </property>
  </action>
  <action name="actionViewLayoutCompare_8_viewers">
   <property name="icon">
    <iconset resource="../../../../Libs/MRML/Widgets/Resources/qMRMLWidgets.qrc">
     <normaloff>:/Icons/LayoutCompareView.png</normaloff>:/Icons/LayoutCompareView.png</iconset>
   </property>
   <property name="text">
    <string>8 viewers</string>
   </property>
  </action>
  <action name="actionViewLayoutCompareWidescreen_2_viewers">
   <property name="icon">
    <iconset resource="../../../../Libs/MRML/Widgets/Resources/qMRMLWidgets.qrc">
     <normaloff>:/Icons/LayoutSideBySideCompareView.png</normaloff>:/Icons/LayoutSideBySideCompareView.png</iconset>
   </property>
   <property name="text">
    <string>2 viewers</string>
   </property>
  </action>
  <action name="actionViewLayoutCompareWidescreen_3_viewers">
   <property name="icon">
    <iconset resource="../../../../Libs/MRML/Widgets/Resources/qMRMLWidgets.qrc">
     <normaloff>:/Icons/LayoutSideBySideCompareView.png</normaloff>:/Icons/LayoutSideBySideCompareView.png</iconset>
   </property>
   <property name="text">
    <string>3 viewers</string>
   </property>
  </action>
  <action name="actionViewLayoutCompareWidescreen_4_viewers">
   <property name="icon">
    <iconset resource="../../../../Libs/MRML/Widgets/Resources/qMRMLWidgets.qrc">
     <normaloff>:/Icons/LayoutSideBySideCompareView.png</normaloff>:/Icons/LayoutSideBySideCompareView.png</iconset>
   </property>
   <property name="text">
    <string>4 viewers</string>
   </property>
  </action>
  <action name="actionViewLayoutCompareWidescreen_5_viewers">
   <property name="icon">
    <iconset resource="../../../../Libs/MRML/Widgets/Resources/qMRMLWidgets.qrc">
     <normaloff>:/Icons/LayoutSideBySideCompareView.png</normaloff>:/Icons/LayoutSideBySideCompareView.png</iconset>
   </property>
   <property name="text">
    <string>5 viewers</string>
   </property>
  </action>
  <action name="actionViewLayoutCompareWidescreen_6_viewers">
   <property name="icon">
    <iconset resource="../../../../Libs/MRML/Widgets/Resources/qMRMLWidgets.qrc">
     <normaloff>:/Icons/LayoutSideBySideCompareView.png</normaloff>:/Icons/LayoutSideBySideCompareView.png</iconset>
   </property>
   <property name="text">
    <string>6 viewers</string>
   </property>
  </action>
  <action name="actionViewLayoutCompareWidescreen_7_viewers">
   <property name="icon">
    <iconset resource="../../../../Libs/MRML/Widgets/Resources/qMRMLWidgets.qrc">
     <normaloff>:/Icons/LayoutSideBySideCompareView.png</normaloff>:/Icons/LayoutSideBySideCompareView.png</iconset>
   </property>
   <property name="text">
    <string>7 viewers</string>
   </property>
  </action>
  <action name="actionViewLayoutCompareWidescreen_8_viewers">
   <property name="icon">
    <iconset resource="../../../../Libs/MRML/Widgets/Resources/qMRMLWidgets.qrc">
     <normaloff>:/Icons/LayoutSideBySideCompareView.png</normaloff>:/Icons/LayoutSideBySideCompareView.png</iconset>
   </property>
   <property name="text">
    <string>8 viewers</string>
   </property>
  </action>
  <action name="actionViewLayoutCompareGrid">
   <property name="icon">
    <iconset resource="../../../../Libs/MRML/Widgets/Resources/qMRMLWidgets.qrc">
     <normaloff>:/Icons/LayoutCompareViewGrid.png</normaloff>:/Icons/LayoutCompareViewGrid.png</iconset>
   </property>
   <property name="text">
    <string>Compare Grid</string>
   </property>
  </action>
  <action name="actionViewLayoutCompareGrid_2x2_viewers">
   <property name="icon">
    <iconset resource="../../../../Libs/MRML/Widgets/Resources/qMRMLWidgets.qrc">
     <normaloff>:/Icons/LayoutCompareViewGrid.png</normaloff>:/Icons/LayoutCompareViewGrid.png</iconset>
   </property>
   <property name="text">
    <string>2x2 viewers</string>
   </property>
  </action>
  <action name="actionViewLayoutCompareGrid_3x3_viewers">
   <property name="icon">
    <iconset resource="../../../../Libs/MRML/Widgets/Resources/qMRMLWidgets.qrc">
     <normaloff>:/Icons/LayoutCompareViewGrid.png</normaloff>:/Icons/LayoutCompareViewGrid.png</iconset>
   </property>
   <property name="text">
    <string>3x3 viewers</string>
   </property>
  </action>
  <action name="actionViewLayoutCompareGrid_4x4_viewers">
   <property name="icon">
    <iconset resource="../../../../Libs/MRML/Widgets/Resources/qMRMLWidgets.qrc">
     <normaloff>:/Icons/LayoutCompareViewGrid.png</normaloff>:/Icons/LayoutCompareViewGrid.png</iconset>
   </property>
   <property name="text">
    <string>4x4 viewers</string>
   </property>
  </action>
  <action name="actionEditRecordMacro">
   <property name="text">
    <string>Record Macro</string>
   </property>
   <property name="visible">
    <bool>false</bool>
   </property>
  </action>
  <action name="actionEditPlayMacro">
   <property name="text">
    <string>Play Macro</string>
   </property>
   <property name="visible">
    <bool>false</bool>
   </property>
  </action>
  <action name="actionViewLayoutThreeOverThreeQuantitative">
   <property name="icon">
   <iconset resource="../../../../Libs/MRML/Widgets/Resources/qMRMLWidgets.qrc">
    <normaloff>:/Icons/LayoutThreeOverThreeView.png</normaloff>:/Icons/LayoutThreeOverThreeView.png</iconset>
   </property>
   <property name="text">
    <string>Three Over Three Quantitative</string>
   </property>
   <property name="toolTip">
    <string>Three Over Three Quantitative</string>
   </property>
  </action>
 </widget>
 <customwidgets>
  <customwidget>
   <class>qSlicerWidget</class>
   <extends>QWidget</extends>
   <header>qSlicerWidget.h</header>
   <container>1</container>
  </customwidget>
  <customwidget>
   <class>ctkCollapsibleButton</class>
   <extends>QWidget</extends>
   <header>ctkCollapsibleButton.h</header>
   <container>1</container>
  </customwidget>
  <customwidget>
   <class>qSlicerModulePanel</class>
   <extends>qSlicerWidget</extends>
   <header>qSlicerModulePanel.h</header>
   <container>1</container>
  </customwidget>
  <customwidget>
   <class>qSlicerMouseModeToolBar</class>
   <extends>QToolBar</extends>
   <header>qSlicerMouseModeToolBar.h</header>
  </customwidget>
  <customwidget>
   <class>qSlicerViewersToolBar</class>
   <extends>QToolBar</extends>
   <header>qSlicerViewersToolBar.h</header>
  </customwidget>
  <customwidget>
   <class>qMRMLCaptureToolBar</class>
   <extends>QToolBar</extends>
   <header>qMRMLCaptureToolBar.h</header>
  </customwidget>
 </customwidgets>
 <resources>
  <include location="../SlicerApp.qrc"/>
  <include location="../../../../Base/QTGUI/Resources/qSlicerBaseQTGUI.qrc"/>
  <include location="../../../../Libs/MRML/Widgets/Resources/qMRMLWidgets.qrc"/>
  <include location="../../../../Resources/qSlicer.qrc"/>
 </resources>
 <connections/>
</ui>
